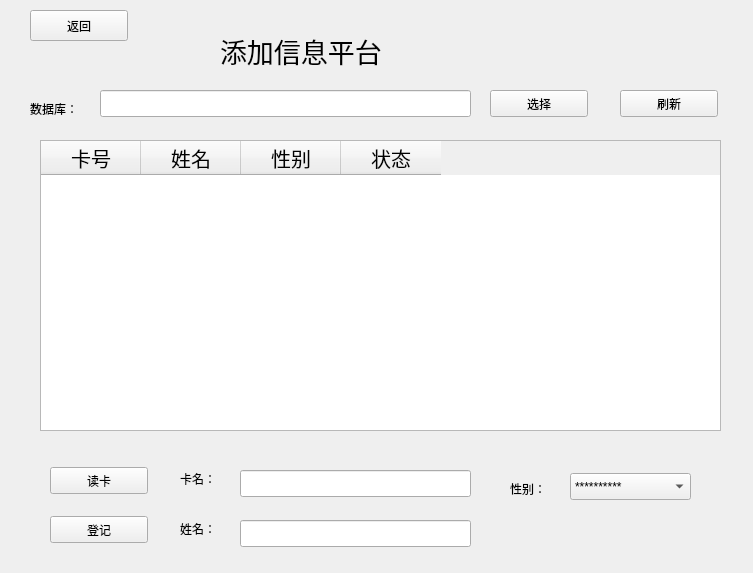
<?xml version="1.0" encoding="UTF-8"?>
<ui version="4.0">
 <class>lsk_add</class>
 <widget class="QWidget" name="lsk_add">
  <property name="geometry">
   <rect>
    <x>0</x>
    <y>0</y>
    <width>753</width>
    <height>573</height>
   </rect>
  </property>
  <property name="windowTitle">
   <string>lsk_add</string>
  </property>
  <widget class="QLabel" name="label">
   <property name="geometry">
    <rect>
     <x>220</x>
     <y>20</y>
     <width>201</width>
     <height>61</height>
    </rect>
   </property>
   <property name="font">
    <font>
     <family>URW Palladio L</family>
     <pointsize>20</pointsize>
    </font>
   </property>
   <property name="text">
    <string>添加信息平台</string>
   </property>
  </widget>
  <widget class="QLabel" name="label_2">
   <property name="geometry">
    <rect>
     <x>30</x>
     <y>100</y>
     <width>67</width>
     <height>17</height>
    </rect>
   </property>
   <property name="text">
    <string>数据库：</string>
   </property>
  </widget>
  <widget class="QLineEdit" name="lineEdit_db">
   <property name="geometry">
    <rect>
     <x>100</x>
     <y>90</y>
     <width>371</width>
     <height>27</height>
    </rect>
   </property>
  </widget>
  <widget class="QPushButton" name="pushButton">
   <property name="geometry">
    <rect>
     <x>490</x>
     <y>90</y>
     <width>98</width>
     <height>27</height>
    </rect>
   </property>
   <property name="text">
    <string>选择</string>
   </property>
  </widget>
  <widget class="QPushButton" name="pushButton_2">
   <property name="geometry">
    <rect>
     <x>620</x>
     <y>90</y>
     <width>98</width>
     <height>27</height>
    </rect>
   </property>
   <property name="text">
    <string>刷新</string>
   </property>
  </widget>
  <widget class="QTableWidget" name="tableWidget">
   <property name="geometry">
    <rect>
     <x>40</x>
     <y>140</y>
     <width>681</width>
     <height>291</height>
    </rect>
   </property>
   <property name="minimumSize">
    <size>
     <width>681</width>
     <height>0</height>
    </size>
   </property>
   <property name="maximumSize">
    <size>
     <width>681</width>
     <height>16777215</height>
    </size>
   </property>
   <column>
    <property name="text">
     <string>卡号</string>
    </property>
    <property name="font">
     <font>
      <pointsize>15</pointsize>
     </font>
    </property>
   </column>
   <column>
    <property name="text">
     <string>姓名</string>
    </property>
    <property name="font">
     <font>
      <pointsize>15</pointsize>
     </font>
    </property>
   </column>
   <column>
    <property name="text">
     <string>性别</string>
    </property>
    <property name="font">
     <font>
      <pointsize>15</pointsize>
     </font>
    </property>
   </column>
   <column>
    <property name="text">
     <string>状态</string>
    </property>
    <property name="font">
     <font>
      <pointsize>15</pointsize>
     </font>
    </property>
   </column>
  </widget>
  <widget class="QPushButton" name="pushButton_4">
   <property name="geometry">
    <rect>
     <x>50</x>
     <y>516</y>
     <width>98</width>
     <height>27</height>
    </rect>
   </property>
   <property name="text">
    <string>登记</string>
   </property>
  </widget>
  <widget class="QComboBox" name="comboBox">
   <property name="geometry">
    <rect>
     <x>570</x>
     <y>473</y>
     <width>121</width>
     <height>27</height>
    </rect>
   </property>
   <item>
    <property name="text">
     <string>**********</string>
    </property>
   </item>
   <item>
    <property name="text">
     <string>男</string>
    </property>
   </item>
   <item>
    <property name="text">
     <string>女</string>
    </property>
   </item>
  </widget>
  <widget class="QLabel" name="label_4">
   <property name="geometry">
    <rect>
     <x>180</x>
     <y>520</y>
     <width>67</width>
     <height>17</height>
    </rect>
   </property>
   <property name="text">
    <string>姓名：</string>
   </property>
  </widget>
  <widget class="QPushButton" name="pushButton_3">
   <property name="geometry">
    <rect>
     <x>50</x>
     <y>467</y>
     <width>98</width>
     <height>27</height>
    </rect>
   </property>
   <property name="text">
    <string>读卡</string>
   </property>
  </widget>
  <widget class="QLineEdit" name="lineEdit_name">
   <property name="geometry">
    <rect>
     <x>240</x>
     <y>520</y>
     <width>231</width>
     <height>27</height>
    </rect>
   </property>
  </widget>
  <widget class="QLineEdit" name="lineEdit_card">
   <property name="geometry">
    <rect>
     <x>240</x>
     <y>470</y>
     <width>231</width>
     <height>27</height>
    </rect>
   </property>
  </widget>
  <widget class="QLabel" name="label_3">
   <property name="geometry">
    <rect>
     <x>180</x>
     <y>470</y>
     <width>67</width>
     <height>17</height>
    </rect>
   </property>
   <property name="text">
    <string>卡名：</string>
   </property>
  </widget>
  <widget class="QLabel" name="label_5">
   <property name="geometry">
    <rect>
     <x>510</x>
     <y>480</y>
     <width>67</width>
     <height>17</height>
    </rect>
   </property>
   <property name="text">
    <string>性别：</string>
   </property>
  </widget>
  <widget class="QPushButton" name="pushButton_5">
   <property name="geometry">
    <rect>
     <x>30</x>
     <y>10</y>
     <width>98</width>
     <height>31</height>
    </rect>
   </property>
   <property name="text">
    <string>返回</string>
   </property>
  </widget>
 </widget>
 <layoutdefault spacing="6" margin="11"/>
 <resources/>
 <connections/>
</ui>
